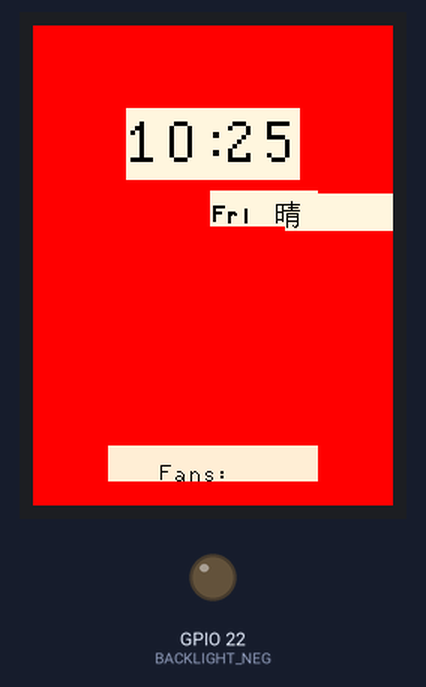
This program was run on a simulated ESP32. Shown: 240×320 colour display, output pins drawn as LEDs (lit = HIGH). WiFi joins after 1.5 s; servers stay silent unless stated; uploads are accepted with an empty reply; the local clock reads 2024-03-15 10:24:30 at power-on unless the program sets it; storage starts empty; what the program prints to the serial monitor is not drawn.

Above: at 60.5 s.

The program:

main.cpp
```cpp
/**
 * 03-lcd-image — 纯位图文字（不依赖 drawString）
 */

#include <Arduino.h>
#include <TFT_eSPI.h>
#include <SPIFFS.h>
#include <WiFi.h>
#include <time.h>
#include <HTTPClient.h>
#include <ArduinoJson.h>
#include "zimo.h"

const char *WIFI_SSID = "Xiaomi_wu", *WIFI_PASS = "wu663366";
const char *BILIBILI_UID = "3461566076816331";
const char *WEATHER_KEY = "SvwF5YIvG_n_H_KfT";
const char *WEATHER_CITY = "hangzhou";
const int REFRESH_INTERVAL = 60;
const char *NTP_SRV1 = "ntp.aliyun.com";
constexpr long TZ_OFFSET = 8 * 3600;
const int BACKLIGHT_NEG = 22;
TFT_eSPI tft;

#define BG_A tft.color565(248, 244, 216)
#define BG_B tft.color565(248, 236, 208)
const char *WEEKDAYS[] = {"Sun","Mon","Tue","Wed","Thu","Fri","Sat"};

// ====== 数字放大3倍的表 ======
const uint8_t dg[10][16] PROGMEM = {
  {0x00,0x00,0x00,0x38,0x44,0x44,0x44,0x44,0x44,0x44,0x44,0x38,0x00,0x00,0x00,0x00},
  {0x00,0x00,0x00,0x10,0x30,0x50,0x10,0x10,0x10,0x10,0x10,0x7C,0x00,0x00,0x00,0x00},
  {0x00,0x00,0x00,0x38,0x44,0x04,0x08,0x10,0x20,0x40,0x44,0x7C,0x00,0x00,0x00,0x00},
  {0x00,0x00,0x00,0x38,0x44,0x04,0x18,0x04,0x44,0x44,0x44,0x38,0x00,0x00,0x00,0x00},
  {0x00,0x00,0x00,0x08,0x18,0x28,0x48,0x48,0x7C,0x08,0x08,0x08,0x00,0x00,0x00,0x00},
  {0x00,0x00,0x00,0x7C,0x40,0x40,0x78,0x04,0x04,0x04,0x44,0x38,0x00,0x00,0x00,0x00},
  {0x00,0x00,0x00,0x38,0x44,0x40,0x78,0x44,0x44,0x44,0x44,0x38,0x00,0x00,0x00,0x00},
  {0x00,0x00,0x00,0x7C,0x44,0x04,0x08,0x10,0x20,0x20,0x20,0x20,0x00,0x00,0x00,0x00},
  {0x00,0x00,0x00,0x38,0x44,0x44,0x38,0x44,0x44,0x44,0x44,0x38,0x00,0x00,0x00,0x00},
  {0x00,0x00,0x00,0x38,0x44,0x44,0x44,0x3C,0x04,0x44,0x44,0x38,0x00,0x00,0x00,0x00},
};

// 画数字(放大3倍,24x48)
void drawNum3(int x, int y, uint8_t d, uint16_t color) {
  if (d>9) return;
  for (int row=0; row<16; row++) {
    byte v = pgm_read_byte(&dg[d][row]);
    for (int col=0; col<8; col++)
      if (v & (0x80>>col)) tft.fillRect(x+col*3, y+row*3, 3, 3, color);
  }
}

// ====== 8x16 ASCII 位图（数据来自 TFT_eSPI Font16 标准字库）======
const uint8_t ch8x16[][16] PROGMEM = {
  {0x00,0x00,0x00,0x00,0x00,0x00,0x00,0x00,0x00,0x00,0x00,0x00,0x00,0x00,0x00,0x00}, // 0:空格
  {0x00,0x00,0x38,0x44,0x44,0x82,0x82,0x82,0x82,0x44,0x44,0x38,0x00,0x00,0x00,0x00}, // 1:0
  {0x00,0x00,0x10,0x30,0x50,0x10,0x10,0x10,0x10,0x10,0x10,0x7C,0x00,0x00,0x00,0x00}, // 2:1
  {0x00,0x00,0x38,0x44,0x82,0x02,0x04,0x18,0x20,0x40,0x80,0xFE,0x00,0x00,0x00,0x00}, // 3:2
  {0x00,0x00,0x78,0x84,0x02,0x04,0x38,0x04,0x02,0x02,0x84,0x78,0x00,0x00,0x00,0x00}, // 4:3
  {0x00,0x00,0x04,0x0C,0x14,0x24,0x44,0x84,0xFE,0x04,0x04,0x04,0x00,0x00,0x00,0x00}, // 5:4
  {0x00,0x00,0xFC,0x80,0x80,0x80,0xF8,0x04,0x02,0x02,0x84,0x78,0x00,0x00,0x00,0x00}, // 6:5
  {0x00,0x00,0x3C,0x40,0x80,0x80,0xB8,0xC4,0x82,0x82,0x44,0x38,0x00,0x00,0x00,0x00}, // 7:6
  {0x00,0x00,0x7E,0x02,0x02,0x04,0x04,0x08,0x08,0x10,0x10,0x10,0x00,0x00,0x00,0x00}, // 8:7
  {0x00,0x00,0x38,0x44,0x82,0x44,0x38,0x44,0x82,0x82,0x44,0x38,0x00,0x00,0x00,0x00}, // 9:8
  {0x00,0x00,0x38,0x44,0x82,0x82,0x46,0x3A,0x02,0x02,0x04,0x78,0x00,0x00,0x00,0x00}, // 10:9
  {0x00,0x00,0x00,0x00,0x00,0x00,0xC0,0xC0,0x00,0xC0,0xC0,0x00,0x00,0x00,0x00,0x00}, // 11::
  {0x00,0x00,0xFE,0x80,0x80,0x80,0xF8,0x80,0x80,0x80,0x80,0x80,0x00,0x00,0x00,0x00}, // 12:F
  {0x00,0x00,0x38,0x44,0x82,0x80,0x60,0x1C,0x02,0x82,0x44,0x38,0x00,0x00,0x00,0x00}, // 13:S
  {0x00,0x00,0x00,0x00,0x00,0x00,0x84,0x84,0x84,0x84,0x84,0x4C,0x34,0x00,0x00,0x00}, // 14:u
  {0x00,0x00,0x00,0x00,0x00,0x00,0xB0,0xC8,0x84,0x84,0x84,0x84,0x84,0x00,0x00,0x00}, // 15:n
  {0x00,0x00,0x81,0xC3,0xA5,0x99,0x81,0x81,0x81,0x81,0x81,0x81,0x00,0x00,0x00,0x00}, // 16:M
  {0x00,0x00,0x00,0x00,0x00,0x00,0x38,0x44,0x82,0x82,0x82,0x44,0x38,0x00,0x00,0x00}, // 17:o
  {0x00,0x00,0xFE,0x10,0x10,0x10,0x10,0x10,0x10,0x10,0x10,0x10,0x00,0x00,0x00,0x00}, // 18:T
  {0x00,0x00,0x00,0x00,0x00,0x00,0x38,0x44,0x84,0xF8,0x80,0x44,0x38,0x00,0x00,0x00}, // 19:e
  {0x00,0x00,0x00,0x00,0x04,0x04,0x34,0x4C,0x84,0x84,0x84,0x4C,0x34,0x00,0x00,0x00}, // 20:d
  {0x00,0x00,0x81,0x81,0x99,0xA5,0xA5,0xC3,0x81,0x81,0x81,0x81,0x00,0x00,0x00,0x00}, // 21:W
  {0x00,0x00,0x00,0x00,0x00,0x00,0xB0,0xC8,0x80,0x80,0x80,0x80,0x80,0x00,0x00,0x00}, // 22:r
  {0x00,0x00,0x00,0x00,0x00,0x00,0x70,0x88,0x80,0x70,0x08,0x88,0x70,0x00,0x00,0x00}, // 23:s
  {0x00,0x00,0x00,0x00,0x40,0x00,0x40,0x40,0x40,0x40,0x40,0x40,0x40,0x00,0x00,0x00}, // 24:i
  {0x00,0x00,0x00,0x00,0x00,0x00,0x70,0x08,0x04,0x74,0x8C,0x8C,0x74,0x00,0x00,0x00}, // 25:a
  {0x00,0x00,0x00,0x00,0x40,0x40,0xE0,0x40,0x40,0x40,0x40,0x40,0x30,0x00,0x00,0x00}, // 26:t
  {0x00,0x00,0x00,0x80,0x80,0x80,0xB0,0xC8,0x84,0x84,0x84,0x84,0x84,0x00,0x00,0x00}, // 27:h
};

int chIdx(char c) {
  if (c==' ') return 0; if (c>='0'&&c<='9') return c-'0'+1;
  if (c==':') return 11; if (c=='F') return 12; if (c=='S') return 13;
  if (c=='u') return 14; if (c=='n') return 15; if (c=='M') return 16;
  if (c=='o') return 17; if (c=='T') return 18; if (c=='e') return 19;
  if (c=='d') return 20; if (c=='W') return 21; if (c=='r') return 22;
  if (c=='s') return 23; if (c=='i') return 24; if (c=='a') return 25;
  if (c=='t') return 26; if (c=='h') return 27;
  return 0;
}

void drawChar8(int x, int y, char c, uint16_t color) {
  int idx = chIdx(c);
  for (int row=0; row<16; row++) {
    byte v = pgm_read_byte(&ch8x16[idx][row]);
    for (int col=0; col<8; col++)
      if (v & (0x80>>col)) tft.drawPixel(x+col, y+row, color);
  }
}

void drawText(int x, int y, const char *s, uint16_t color) {
  int cx = x;
  while (*s) { drawChar8(cx, y, *s, color); cx += 10; s++; }
}

void drawText2x(int x, int y, const char *s, uint16_t color) {
  int cx = x;
  while (*s) {
    int idx = chIdx(*s);
    for (int row=0; row<16; row++) {
      byte v = pgm_read_byte(&ch8x16[idx][row]);
      for (int col=0; col<8; col++)
        if (v & (0x80>>col)) tft.fillRect(cx+col*2, y+row*2, 2, 2, color);
    }
    cx += 20; s++;
  }
}

// 1.5x 大小：每个像素画2×2块，但步长1（不拉伸间距），字符紧凑线条粗
void drawText15x(int x, int y, const char *s, uint16_t color) {
  int cx = x;
  while (*s) {
    int idx = chIdx(*s);
    for (int row=0; row<16; row++) {
      byte v = pgm_read_byte(&ch8x16[idx][row]);
      for (int col=0; col<8; col++)
        if (v & (0x80>>col)) tft.fillRect(cx+col, y+row, 2, 2, color);
    }
    cx += 10; s++;
  }
}

// ====== zimo 中文 ======
#include "zimo.h"
static void drawCN(int x, int y, uint16_t c, int idx) {
  if (idx<0||idx>=47) return;
  const uint8_t *b = text[idx];
  for (int col=0;col<20;++col) {
    uint8_t b0=b[col*3],b1=b[col*3+1],b2=b[col*3+2];
    for (int r=0;r<8;++r) { if (b0&(1<<r)) tft.drawPixel(x+col,y+r,c); }
    for (int r=0;r<8;++r) { if (b1&(1<<r)) tft.drawPixel(x+col,y+8+r,c); }
    for (int r=0;r<4;++r) { if (b2&(1<<r)) tft.drawPixel(x+col,y+16+r,c); }
  }
}

void drawWx(int cx, int y, const String &wx, uint16_t c) {
  int i1=-1,i2=-1;
  if(wx=="晴") i1=0; else if(wx=="多云"){i1=1;i2=2;}
  else if(wx=="雨"||wx=="阵雨") i1=8; else if(wx=="雷"||wx=="雷阵雨") i1=9;
  else if(wx=="阴") i1=6; else if(wx=="雪") i1=20;
  else if(wx=="雾") i1=26; else if(wx=="霾") i1=27;
  else if(wx=="风") i1=33; else i1=0;
  drawCN(cx-10,y,c,i1);
  if(i2>=0) drawCN(cx+12,y,c,i2);
}

// ====== 背景 ======
bool pushBG() {
  File f=SPIFFS.open("/background.raw","r");
  if(!f) return false;
  tft.startWrite(); tft.setAddrWindow(0,0,240,320);
  uint16_t row[240];
  for(int y=0;y<320;y++){ f.read((uint8_t*)row,480); tft.pushColors(row,240); }
  tft.endWrite(); f.close(); tft.setRotation(0);
  return true;
}

// ====== 画完整时钟 ======
void drawClock(int h,int m,int s,int wd,const String& wx,int fans) {
  tft.fillRect(35,45,170,135,BG_A);
  tft.fillRect(50,280,140,24,BG_B);

  char buf[16];
  drawNum3(62,55,h/10,TFT_BLACK);
  drawNum3(88,55,h%10,TFT_BLACK);
  tft.fillRect(120,71,4,4,TFT_BLACK); tft.fillRect(120,83,4,4,TFT_BLACK);
  drawNum3(127,55,m/10,TFT_BLACK);
  drawNum3(153,55,m%10,TFT_BLACK);

  drawText15x(120,118,WEEKDAYS[wd],TFT_BLACK);
  drawWx(170,116,wx,TFT_BLACK);

  if(fans>=0) sprintf(buf,"Fans:%d",fans); else sprintf(buf,"Fans:--");
  drawText(85,291,buf,TFT_BLACK);
}

// ====== 刷新变化 ======
void refreshChanges(int h,int m,int s,int wd,const String& wx,int fans) {
  char buf[16];
  tft.fillRect(62,55,116,48,BG_A);
  drawNum3(62,55,h/10,TFT_BLACK);
  drawNum3(88,55,h%10,TFT_BLACK);
  tft.fillRect(120,71,4,4,TFT_BLACK); tft.fillRect(120,83,4,4,TFT_BLACK);
  drawNum3(127,55,m/10,TFT_BLACK);
  drawNum3(153,55,m%10,TFT_BLACK);

  tft.fillRect(118,110,72,24,BG_A);
  drawText15x(120,118,WEEKDAYS[wd],TFT_BLACK);

  tft.fillRect(168,112,72,25,BG_A);
  drawWx(170,116,wx,TFT_BLACK);

  tft.fillRect(50,280,140,24,BG_B);
  if(fans>=0) sprintf(buf,"Fans:%d",fans); else sprintf(buf,"Fans:--");
  drawText(85,291,buf,TFT_BLACK);
}

// ====== API ======
String getWeather() {
  HTTPClient h;
  String u=String("https://api.seniverse.com/v3/weather/now.json")+"?key="+WEATHER_KEY+"&location="+WEATHER_CITY+"&language=zh-Hans&unit=c";
  h.begin(u);h.setTimeout(5000);h.setUserAgent("ESP32");
  int c=h.GET(); if(c!=200){h.end();return"晴";}
  String r=h.getString();h.end();
  JsonDocument d; if(deserializeJson(d,r)) return"晴";
  const char*t=d["results"][0]["now"]["text"]; if(!t) return"晴";
  if(strstr(t,"多云"))return"多云";if(strstr(t,"雨"))return"雨";if(strstr(t,"雷"))return"雷";
  if(strstr(t,"雪"))return"雪";if(strstr(t,"阴"))return"阴";if(strstr(t,"雾"))return"雾";
  if(strstr(t,"风"))return"风";if(strstr(t,"霾"))return"霾";if(strstr(t,"晴"))return"晴";
  return"晴";
}
int getBili(){
  if(WiFi.status()!=WL_CONNECTED)return -1;
  HTTPClient h; String u=String("https://api.bilibili.com/x/relation/stat?vmid=")+BILIBILI_UID;
  h.begin(u);h.setTimeout(5000);h.setUserAgent("Mozilla/5.0");
  int c=h.GET(); if(c!=200){h.end();return -1;}
  String r=h.getString();h.end(); JsonDocument d;
  if(deserializeJson(d,r))return -2; if(d["code"].as<int>()!=0)return -3;
  return d["data"]["follower"].as<int>();
}
bool WiFi_Connect(){
  if(WiFi.status()==WL_CONNECTED)return true;
  Serial.print("[WIFI]");WiFi.mode(WIFI_STA);WiFi.begin(WIFI_SSID,WIFI_PASS);
  for(int i=0;i<60;i++){ if(WiFi.status()==WL_CONNECTED){Serial.println(" OK");return true;} delay(500);Serial.print("."); }
  Serial.println(" TIMEOUT");return false;
}
void NTP_Sync(){
  Serial.print("[NTP]");configTime(TZ_OFFSET,0,NTP_SRV1);
  for(int i=0;i<50;i++){ if(time(nullptr)>1700000000){Serial.println(" OK");return;} delay(200);Serial.print("."); }
  Serial.println(" TIMEOUT");
}

void setup() {
  Serial.begin(115200); delay(200);
  pinMode(BACKLIGHT_NEG,OUTPUT); digitalWrite(BACKLIGHT_NEG,LOW);
  tft.init(); tft.setRotation(0);
  tft.writecommand(0x3A); tft.writedata(0x55);
  tft.invertDisplay(false);

  tft.fillScreen(TFT_WHITE);
  drawText2x(65,145,"Initializing...",TFT_DARKGREY);

  if(!SPIFFS.begin(true)){ tft.fillScreen(TFT_RED); return; }
  WiFi_Connect();
  if(WiFi.status()==WL_CONNECTED) NTP_Sync();

  struct tm t; int h=0,m=0,s=0,wd=3;
  if(getLocalTime(&t)){ h=t.tm_hour;m=t.tm_min;s=t.tm_sec;wd=t.tm_wday; }
  String wx=getWeather();
  int fans=getBili();

  if(!pushBG()){ tft.fillScreen(TFT_RED); return; }
  drawClock(h,m,s,wd,wx,fans);
}

void loop() {
  static unsigned long last=0;
  if(millis()-last>=REFRESH_INTERVAL*1000UL){
    last=millis();
    if(WiFi.status()!=WL_CONNECTED) WiFi_Connect();
    struct tm t; int h=0,m=0,s=0,wd=3;
    if(getLocalTime(&t)){ h=t.tm_hour;m=t.tm_min;s=t.tm_sec;wd=t.tm_wday; }
    String wx=getWeather();
    int fans=getBili();
    refreshChanges(h,m,s,wd,wx,fans);
  }
}
```

zimo.h
```cpp
// zimo.h（已有）
#pragma once
#include <Arduino.h>
extern const uint8_t text[][60];   // 20x20，一字60字节（逐列式、低位在前）
extern const char* const ZIMO_CHARS[];  // 字模对应的汉字
extern const int ZIMO_COUNT;           // 汉字数量
```

Source omitted: zimo.cpp (data table, 15471 bytes)
